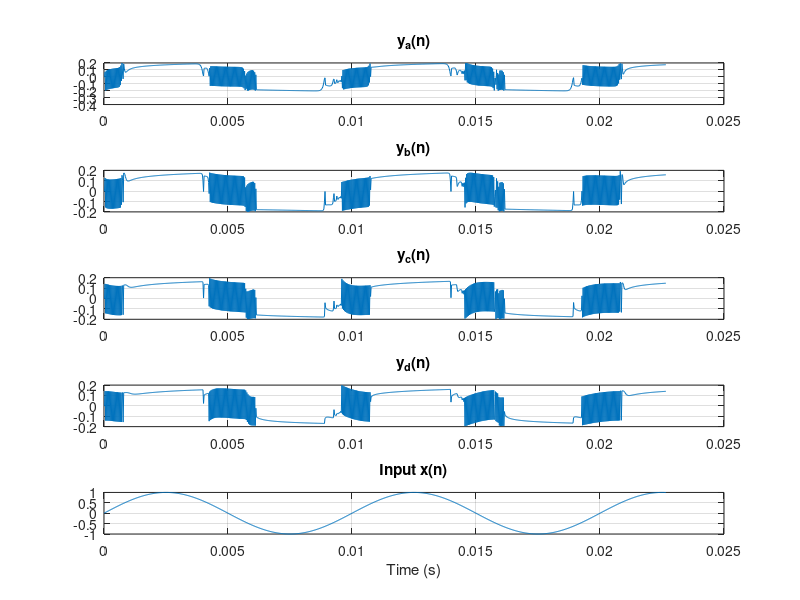

The MATLAB script that drew this image:
F_s   = 44.1e3;
C     = 1e-12;
I_ctl = 6.3e-9;  % Set to match ~1kHz cutoff
V_t   = 26e-3;
r     = 0.9;     

N = 1000;                                 
x = sin(2*pi*1e2*(0:N-1)/F_s);            

% Preallocate arrays
y_a = zeros(1, N);
y_b = zeros(1, N);
y_c = zeros(1, N);
y_d = zeros(1, N);
W_a = zeros(1, N);
W_b = zeros(1, N);
W_c = zeros(1, N);

% Loop through time samples
for n = 3:N


    % y_a(n) = y_a(n-1) + \frac{I_{ctl}}{C F_s} \left( tanh \left( \frac{x(n) - 4 r y_d(n-1)}{2 V_t} \right) - W_a(n-1) \right)
    y_a(n) = y_a(n - 1) + ((I_ctl) / (C * F_s)) * ( tanh((x(n) - 4*r*y_d(n - 1)) / (2*V_t))  - W_a(n - 1));

    % W_a(n) = tanh \left( \frac{y_a(n)}{2 V_t} \right)
    W_a(n) = tanh((y_a(n))/(2 * V_t));



    % y_b(n) = y_b(n-1) + \frac{I_{ctl}}{C F_s} \left( W_a(n) - W_b(n-1)  \right)
    y_b(n) = y_b(n-1) + ((I_ctl) / (C * F_s)) * (W_a(n) - W_b(n-1));

    % W_b(n) = tanh \left ( \frac{y_b(n)}{2 V_t})
    W_b(n) = tanh((y_b(n)) / (2 * V_t));


    % y_c(n) = y_c(n-1) + \frac{I_{ctl}}{C F_s} \left( W_b(n) - W_c(n-1)  \right)
    y_c(n) = y_c(n - 1) + ((I_ctl) / (C * F_s)) * (W_b(n) - W_c(n - 1));

    % W_c(n) = tanh \left ( \frac{y_c(n)}{2 V_t})
    W_c(n) = tanh((y_c(n)) / (2 * V_t));


    % y_d(n) = y_d(n-1) + \frac{I_{ctl}}{C F_s} \left( W_c(n) - tanh\left( \frac{y_d(n-1)}{2 V_t} \right) \right)
    y_d(n) = y_d(n - 1) + ((I_ctl) / (C * F_s)) * (W_c(n) - tanh((y_d(n - 1)) / (2 * V_t)));

end

% Plot the results
t = (0:N-1)/F_s;
figure;
subplot(5,1,1); plot(t, y_a); title('y_a(n)'); grid on;
subplot(5,1,2); plot(t, y_b); title('y_b(n)'); grid on;
subplot(5,1,3); plot(t, y_c); title('y_c(n)'); grid on;
subplot(5,1,4); plot(t, y_d); title('y_d(n)'); grid on;
subplot(5,1,5); plot(t, x); title('Input x(n)'); grid on;
xlabel('Time (s)');
